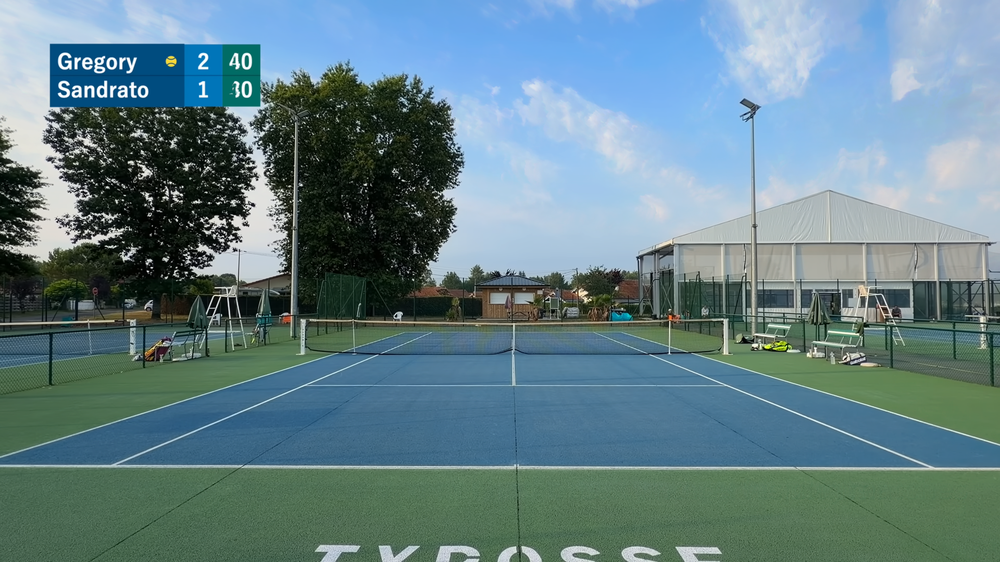
#> input picture data/runs/plates/A7vXlWIlyrI.png, 1000 x 562 px, shrunk from 1920 x 1080 before the run; its folder holds only this picture in this run
$ python -i masks_candidate.py   (imports and definitions only)
#> lines starting #> are read from the running program, lines starting #| are printed output that depends on the picture; after the words box and inside, x2 and y2 are one past the last pixel; in counts of white or black regions, pixels touching at a corner belong together
#> further down, picture is the input picture: shape (562, 1000, 3); mean B, G, R 136.5, 129.1, 100.5
"""eval/masks_candidate.py - CANDIDATE line masks. NOTHING HERE SHIPS.

Lives in eval/ deliberately: `backend/swingvision/` is the product, and a mask
variant does not belong there until it has cleared a gate on
eval/score_truth.py. Import path for experiments only.

The problem these address, measured (data/output/court_truth_margin_*.json):

  * the shipped white mask `line_ridge_mask` scores the HUMAN's own court at
    g = 0.000 on am_lk35 and am_rally32short and 0.066 on am_wingfield_clay -
    all clay. Not "low": zero. Its `sat < 90` test throws clay's whitish-on-
    orange paint away, and its luminance ridge fires on foliage instead.
  * the hue-agnostic `_clay_mask` rescues exactly those (0.000 -> 0.212, 0.000
    -> 0.199, 0.066 -> 0.201) and COSTS elsewhere: am_classB 0.346 -> 0.164 and
    its margin flips to negative, am_beginner 0.536 -> 0.404, am_grass1 0.491
    -> 0.367.

Neither dominates, so the answer is to FUSE the channels rather than pick one -
luminance structure where luminance carries the line, chroma where it does not.
"""

from __future__ import annotations

import numpy as np


def _ridge(chan, tau, d):
    """Structure filter: brighter than BOTH neighbours at +-d, horizontally OR
    vertically. The same test line_ridge_mask uses, lifted so it can run on any
    single channel rather than only on grey."""
    import cv2

    c = chan.astype(np.int16)
    out = np.zeros(c.shape, np.uint8)
    for ax in (0, 1):
        a = np.roll(c, d, axis=ax)
        b = np.roll(c, -d, axis=ax)
        hit = (c - a >= tau) & (c - b >= tau)
        if ax == 0:
            hit[:d] = hit[-d:] = False
        else:
            hit[:, :d] = hit[:, -d:] = False
        out |= hit.astype(np.uint8)
    return out * 255


def fused_mask(frame, calibration=None, *, tau_l=10, tau_c=6, clahe=True,
               use_chroma=True, structure_clean=True):
    """Local-contrast luminance ridge OR chroma ridge, then structure-cleaned.

    L*  after CLAHE  - local contrast normalisation, so a low-contrast pale
                       (shell) surface is judged against its own neighbourhood
                       rather than a global constant.
    chroma           - distance in the a*/b* plane from a heavily blurred version
                       of itself, i.e. "how much does this pixel's colour differ
                       from the surface around it". On clay the line is a chroma
                       edge even when it is barely a luminance edge; on a hard
                       court this channel is near-silent and contributes nothing.
    OR, not AND      - a line only has to be visible in ONE channel. Requiring
                       both would fail exactly the surfaces this exists for.

    structure_clean keeps only pixels lying on a long straight segment, which is
    what makes a permissive mask usable on speckled clay (the trick `_clay_mask`
    already uses)."""
#> called with tau_l = 10, tau_c = 6, clahe = True, use_chroma = True, structure_clean = True
    import cv2

    lab = cv2.cvtColor(frame, cv2.COLOR_BGR2LAB)
#> lab: shape (562, 1000, 3); mean of channels 0, 1, 2 131.1, 120.7, 121.5
    L, A, B = lab[:, :, 0], lab[:, :, 1], lab[:, :, 2]
    if clahe:
        L = cv2.createCLAHE(clipLimit=2.5, tileGridSize=(8, 8)).apply(L)

    w = frame.shape[1]
    d = max(2, int(round(w * 0.006)))
    m = _ridge(L, tau_l, d)
#> the loop in _ridge, `for ax in (0, 1):` made 2 passes
#> pass 1, in _ridge, `hit = (c - a >= tau) & (c - b >= tau)`:
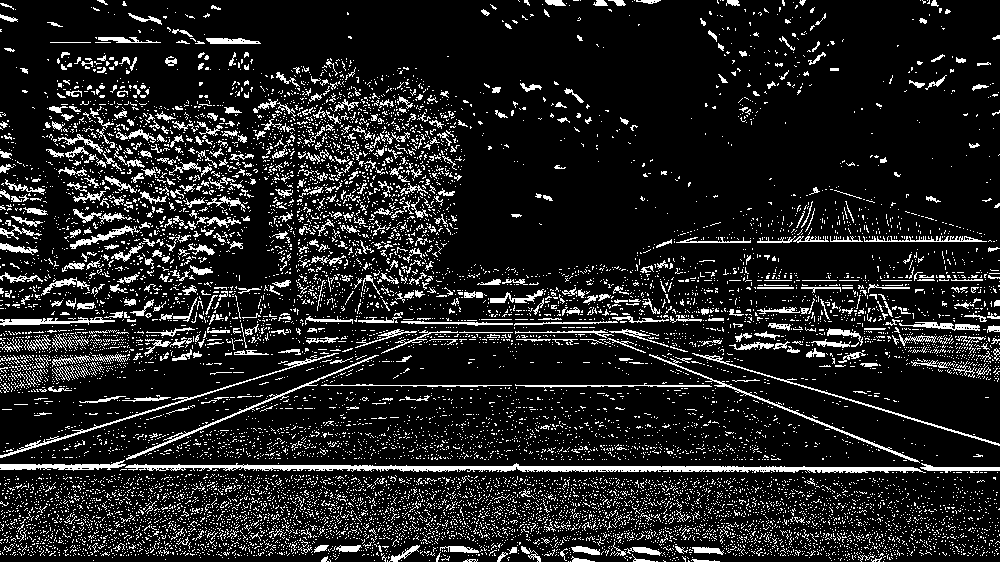
#> hit: shape (562, 1000) bool; 12.9% white in thin lines or dots
#> after the loop in _ridge, `for ax in (0, 1):`:
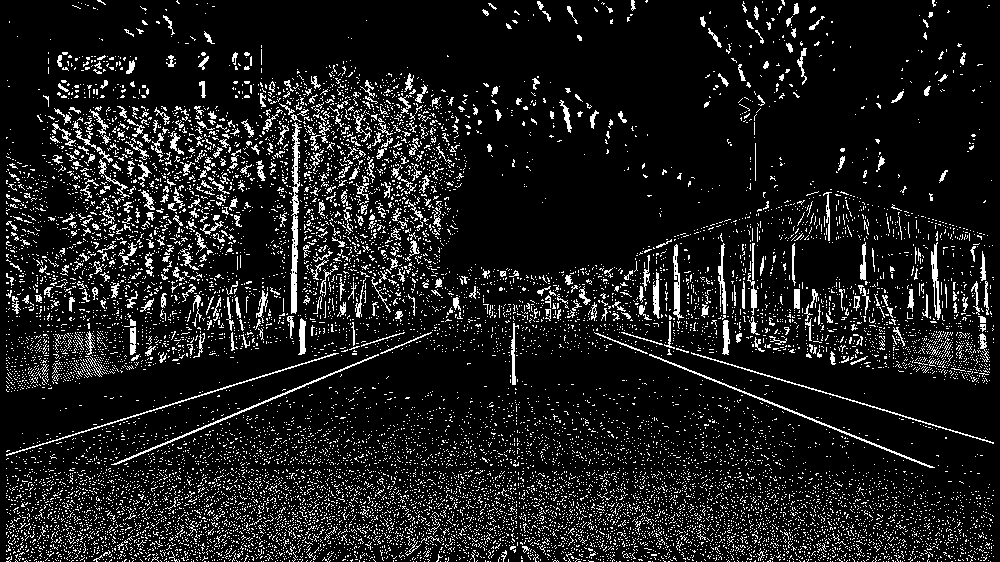
#> hit: shape (562, 1000) bool; 10.9% white in thin lines or dots
#> after the loop in _ridge, `for ax in (0, 1):`:
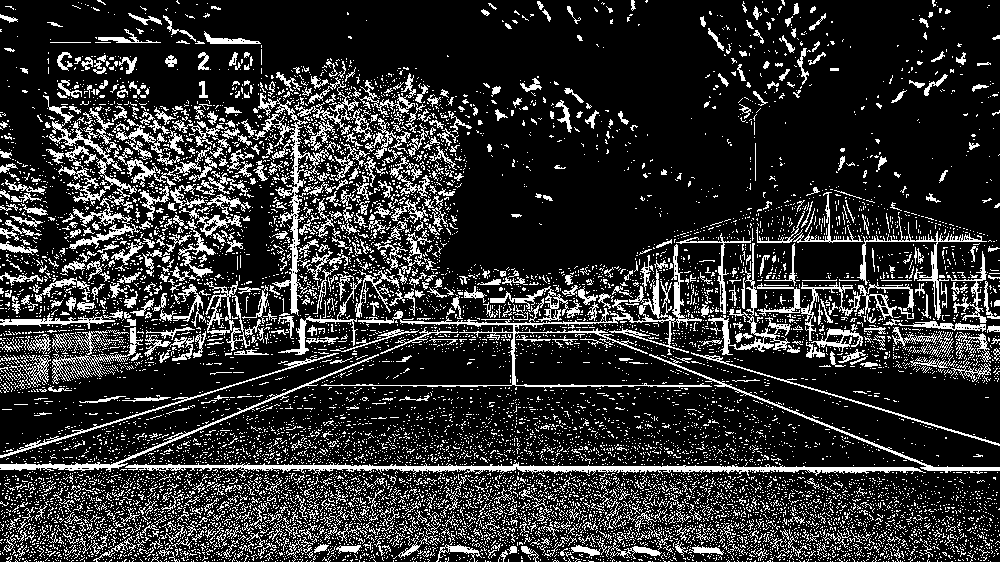
#> out: shape (562, 1000); values 0 (black) and 1 (white), 18.8% white in thin lines or dots

    if use_chroma:
        k = max(3, (d * 8) | 1)
        ab = np.stack([A, B], axis=2).astype(np.float32)
        bg = cv2.GaussianBlur(ab, (k, k), 0)
        chroma = np.linalg.norm(ab - bg, axis=2)
        chroma = cv2.normalize(chroma, None, 0, 255, cv2.NORM_MINMAX).astype(np.uint8)
        m = m | _ridge(chroma, tau_c, d)
#> call 2 of _ridge, with tau = 6, d = 6
#> after the loop in _ridge (call 2), `for ax in (0, 1):`:
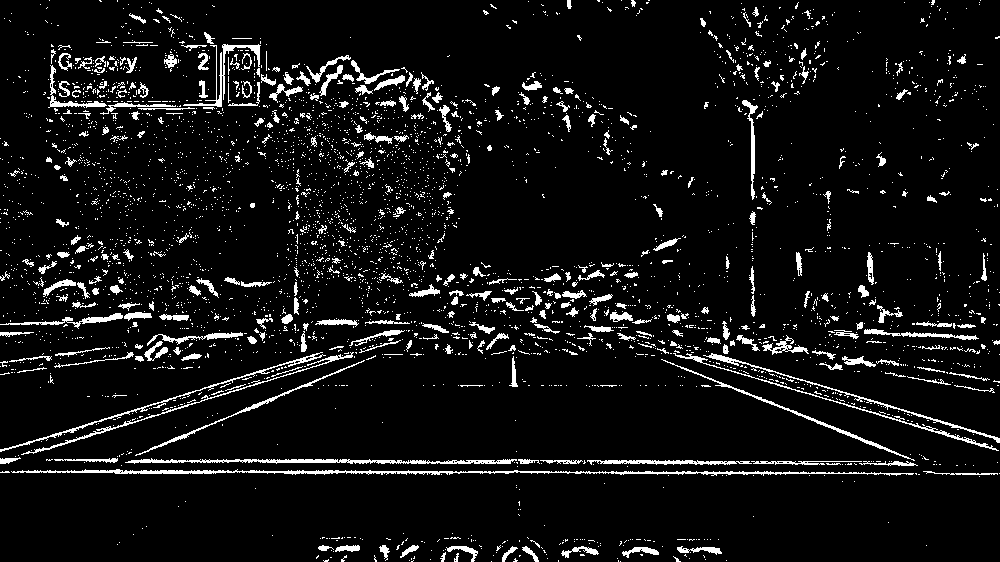
#> out: shape (562, 1000); values 0 (black) and 1 (white), 6.9% white in thin lines or dots
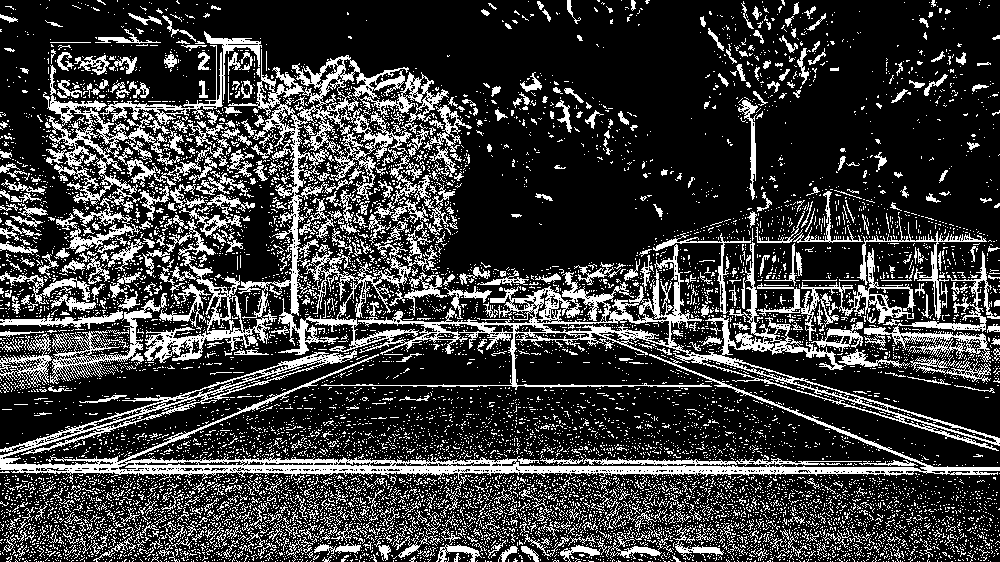
#> m: shape (562, 1000); 23.3% white in thin lines or dots

    if structure_clean:
        segs = cv2.HoughLinesP(m, 1, np.pi / 180, threshold=50,
                               minLineLength=max(40, int(w * 0.08)), maxLineGap=14)
#> segs = 778 rows, first 6: [0, 467, 999, 467], [136, 468, 999, 468], [0, 466, 743, 466], [54, 473, 999, 473], [86, 461, 935, 461], [19, 470, 999, 470]
        clean = np.zeros_like(m)
        if segs is not None:
            for x1, y1, x2, y2 in segs[:, 0]:
                cv2.line(clean, (int(x1), int(y1)), (int(x2), int(y2)), 255, 2)
#> this loop made 778 passes
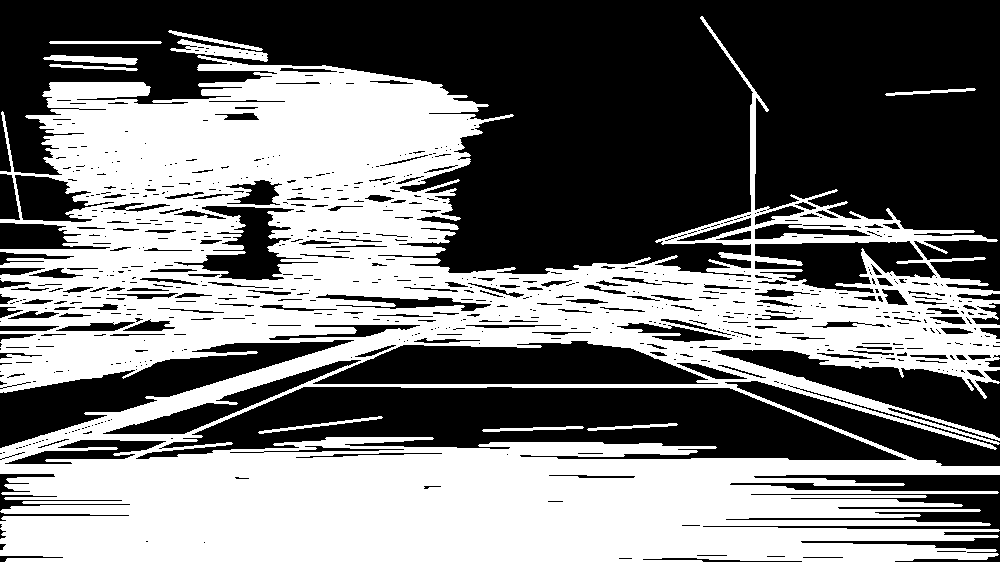
#> clean: shape (562, 1000); 47.2% white; 10 white regions, largest, box (x1, y1, x2, y2) and area: (0, 16, 1000, 562) 261552, (170, 39, 268, 62) 823, (43, 55, 138, 65) 556
        m = clean
    return m


VARIANTS = {
    "fused":        dict(),
    # Ablation showed neither chroma nor CLAHE is the active ingredient, so strip
    # BOTH: a plain L* ridge with no saturation gate, structure-cleaned. If this
    # matches the full fusion then the win was never chroma - it is dropping
    # line_ridge_mask's `sat < 90` test and keeping only long straight segments.
    "plain_L":      dict(use_chroma=False, clahe=False),
    "plain_L_raw":  dict(use_chroma=False, clahe=False, structure_clean=False),
    "fused_nochroma": dict(use_chroma=False),
    "fused_noclahe":  dict(clahe=False),
    "fused_raw":      dict(structure_clean=False),
}


# --- surface routing -------------------------------------------------------
# The user's proposal, and the measurements back it: judge the SURFACE from
# colour and texture, then use the mask built for it. Independent of detection,
# so unlike "pick whichever mask detects best" it cannot grade its own homework.
#
# Measured on 31 recordings against eyeball surface labels (eval/clip_classes.json):
#     clay   a* 148.0-163.5     everything else tops out at 132.0   -> 16 units clear
#     shell  L* 170.0-176.5     hard courts top out at 163.0        ->  7 units clear
#     hard   a* 112.5-131.5
# a* is OpenCV Lab where 128 is neutral; clay's red/orange pushes it up hard.
CLAY_A = 140.0      # midpoint of a 16-unit gap
SHELL_L = 166.0     # midpoint of a 7-unit gap - thinner, watch it


# [37 lines left out: functions surface_of, routed_mask, not called in this run]

>>> import cv2
>>> picture = cv2.imread('../data/runs/plates/A7vXlWIlyrI.png')
>>> result = fused_mask(picture)

$ run again, on data/runs/plates/CYqapSq5llo.png
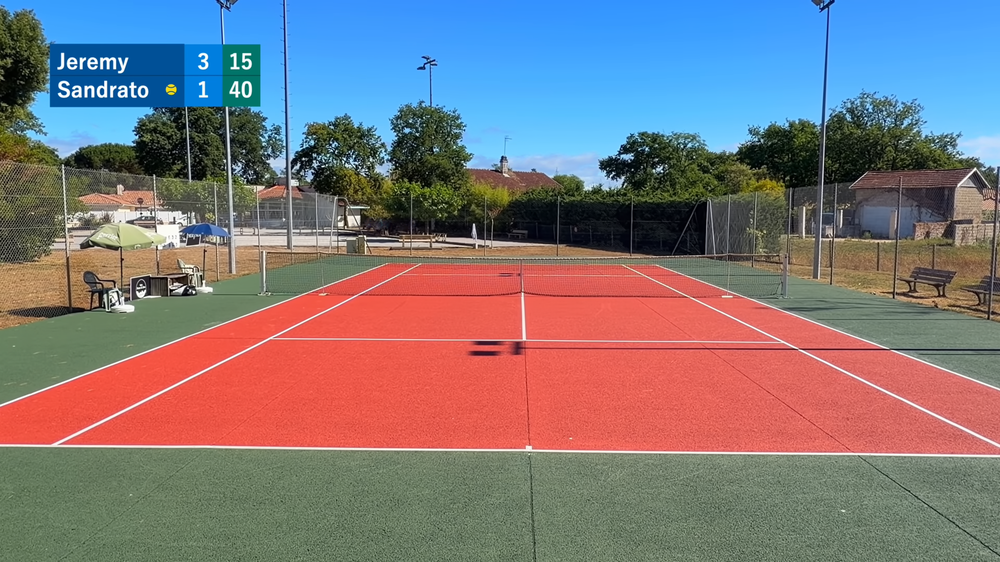
#> input picture data/runs/plates/CYqapSq5llo.png, 1000 x 562 px, shrunk from 1920 x 1080 before the run
#> picture is the input picture: shape (562, 1000, 3); mean B, G, R 123.9, 118.7, 126.4
#> lab: shape (562, 1000, 3); mean of channels 0, 1, 2 134, 136.8, 130.4
#> after the loop in _ridge, `for ax in (0, 1):`:
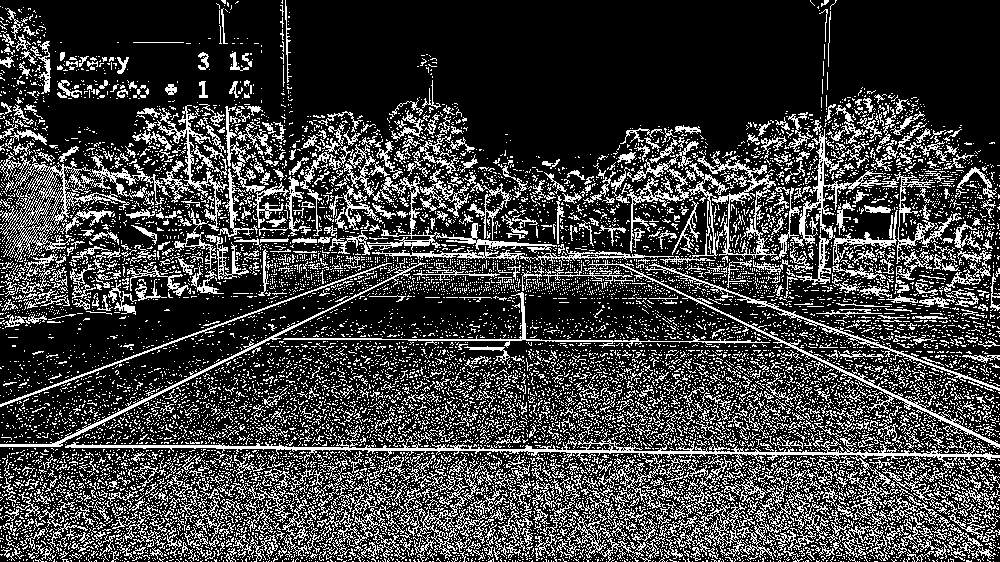
#> out: shape (562, 1000); values 0 (black) and 1 (white), 24.6% white in thin lines or dots
#> m: shape (562, 1000); 30.2% white in thin lines or dots
#> segs = 1005 rows, first 6: [525, 448, 999, 457], [142, 210, 620, 252], [13, 403, 718, 147], [121, 245, 673, 265], [1, 441, 793, 454], [230, 442, 999, 456]
#> the loop in fused_mask, `for x1, y1, x2, y2 in segs[:, 0]:` made 1005 passes
#> after the loop in fused_mask, `for x1, y1, x2, y2 in segs[:, 0]:`:
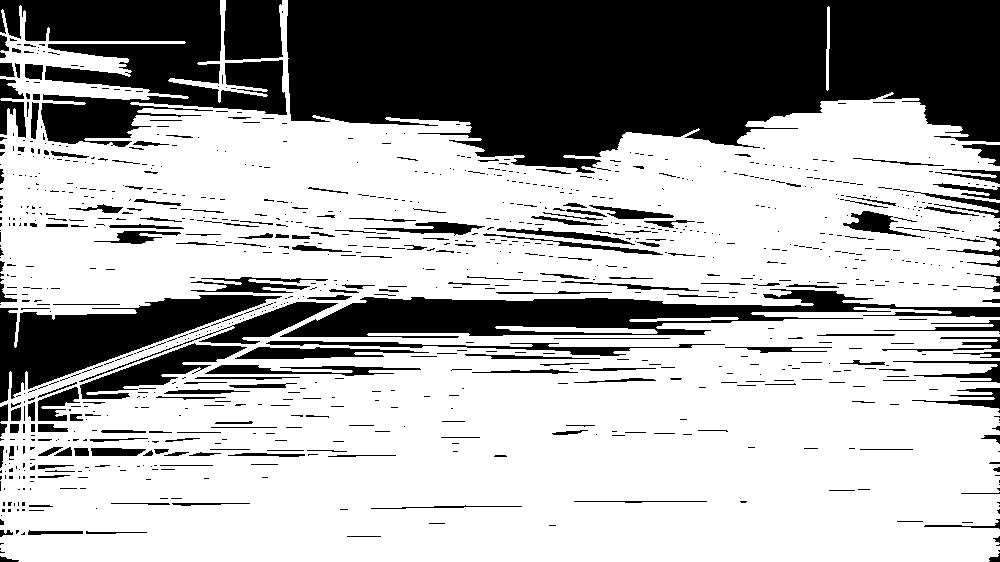
#> clean: shape (562, 1000); 67.1% white; 1013 black regions (773 under 20 px), largest, box (x1, y1, x2, y2) and area: (287, 0, 1000, 173) 92459, (0, 0, 287, 147) 22366, (280, 289, 1000, 338) 15849
